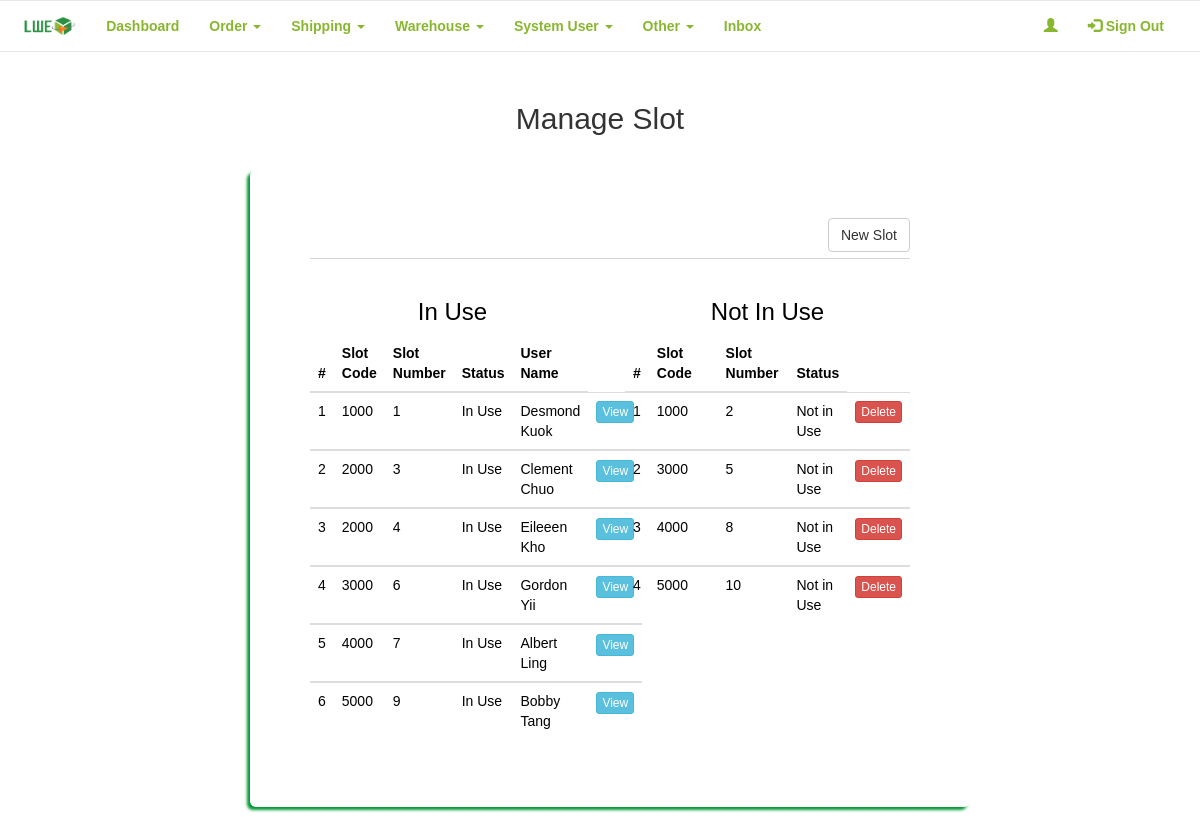
The app's page /LWE_Buy/admin/slotlist.php?fail with its own data.
### tables this page shows
CREATE TABLE IF NOT EXISTS `slot` (
  `s_id` int(11) NOT NULL,
  `slot_code` int(100) NOT NULL,
  `slot_num` int(100) NOT NULL,
  `status` varchar(10) NOT NULL,
  `user_id` int(11) DEFAULT NULL
);

CREATE TABLE IF NOT EXISTS `users` (
  `user_id` int(11) NOT NULL,
  `fname` varchar(50) NOT NULL,
  `lname` varchar(50) NOT NULL,
  `contact` varchar(15) DEFAULT NULL,
  `email` varchar(50) NOT NULL,
  `password` varchar(255) NOT NULL,
  `type` varchar(10) NOT NULL,
  `image` text NOT NULL,
  `login_status` varchar(55) NOT NULL
);

### LWE_Buy/admin/slotlist.php (the view, shortened to what this page needs)
<?php
require_once '../connection/config.php';
$counter = 0;
$counters = 0;
$query1 = "SELECT *
            FROM users us
            JOIN slot s
            ON s.user_id = us.user_id
            WHERE status= 'In Use'";
$result1 = mysqli_query($con, $query1);
$query2 = "SELECT *
            FROM slot
            WHERE status= 'Not in Use'";
$result2 = mysqli_query($con, $query2);
?>
<!DOCTYPE html>
<html data-ng-app="myApp">
    <head>
        <link rel="stylesheet" href="https://maxcdn.bootstrapcdn.com/bootstrap/3.3.7/css/bootstrap.min.css">
        <link href="../frameworks/css/style.css" rel="stylesheet"/>
    </head>
    <body>
        <div class="row">
            <?php include_once('nav.php')?>
        </div>
        <center>
            <div class="container">
                <div class="row" style="padding-top: 10px; padding-bottom: 15px;">
                    <div class="col-xs-12 col-md-12 col-lg-12">
                        <h2>Manage Slot</h2>
                    </div>
                </div>
            </div>
            <section class = "content">
                <div class="container">
                    <div class="row">
                        <div class="col-xs-12 col-md-12 col-lg-12 jumbotron">
                            <button type="button" class="btn btn-default" data-toggle="modal" data-target="#newslot" style="float: right;">New Slot</button>
                            <br/><hr/>
                            <div class="row" style="padding-top: -10px;">
                                <div class="col-xs-12 col-md-6 col-lg-6">
                                    <h3>In Use</h3>
                                    <?php
                                    if(mysqli_num_rows($result1) > 0)
                                    {
                                    ?>
                                    <table class="table thead-bordered table-hover" id="receive">
                                        <thead>
                                            <tr>
                                                <th width="5%">#</th>
                                                <th width="25%">Slot Code</th>
                                                <th width="25%">Slot Number</th>
                                                <th width="20%">Status</th>
                                                <th width="25%">User Name</th>
                                            </tr>
                                        </thead>
                                        <?php
                                            while($row = mysqli_fetch_array($result1))
                                            {
                                                $counter++;
                                                ?>
                                                <tbody>
                                                    <tr>
                                                        <td><?php echo $counter; ?></td>
                                                        <td><?php echo $row['slot_code']; ?></td>
                                                        <td><?php echo $row['slot_num']; ?></td>
                                                        <td><?php echo $row['status']; ?></td>
                                                        <td><?php echo $row['fname']; ?> <?php echo $row['lname']; ?></td>
                                                        <td><a href="slotitemview.php?s_id=<?php echo $row['s_id']; ?>&slotcode=<?php echo $row['slot_code']; ?>&slotnum=<?php echo $row['slot_num']; ?>&user_id=<?php echo $row['user_id']; ?>" class="btn btn-xs btn-info">View</a></td>
                                                    </tr>
                                                </tbody>
                                                <?php
                                            }
                                        }else{
                                            ?>
                                                <p>There is no slot in use.</p>
                                            <?php
                                        }
                                    ?>
                                    </table>
                                </div>
                                <div class="col-xs-12 col-md-6 col-lg-6">
                                    <h3>Not In Use</h3>
                                    <?php
                                    if(mysqli_num_rows($result2) > 0)
                                    {
                                    ?>
                                    <table class="table thead-bordered table-hover" id="receives">
                                        <thead>
                                            <tr>
                                                <th width="5%">#</th>
                                                <th width="25%">Slot Code</th>
                                                <th width="25%">Slot Number</th>
                                                <th width="20%">Status</th>
                                            </tr>
                                        </thead>
                                        <?php
                                            while($row = mysqli_fetch_array($result2))
                                            {
                                                $counters++;
                                                ?>
                                                <tbody>
                                                    <tr>
                                                        <td><?php echo $counters; ?></td>
                                                        <td><?php echo $row['slot_code']; ?></td>
                                                        <td><?php echo $row['slot_num']; ?></td>
                                                        <td><?php echo $row['status']; ?></td>
                                                        <td><a href="deleteslot.php?s_id=<?php echo $row['s_id']; ?>" class="btn btn-xs btn-danger">Delete</a></td>
                                                    </tr>
                                                </tbody>
                                                <?php
                                            }
                                        }else{
                                            ?>
                                                <p>There is no available slot to use.</p>
                                            <?php
                                        }
                                    ?>
                                    </table>
                                </div>
                            </div>
                        </div>
                    </div>
                </div>
            </section>
        </center>
    </body>
</html>

### LWE_Buy/frameworks/css/style.css (style rules this page uses)
body { background-image: url("../../resources/img/bg.jpg"); font-family: sans-serif; overflow-x: hidden; }
.container { width: 60%; margin: 0px auto; }
.jumbotron { margin: 10px; background: #fff; border-radius: 5px; color: #000; box-shadow: -3px 3px 3px #009933; }

### records on screen
slot: slot_code "1000", slot_num "1", status "In Use", user.fname "Desmond", user.lname "Kuok"
slot: slot_code "2000", slot_num "3", status "In Use", user.fname "Clement", user.lname "Chuo"
slot: slot_code "2000", slot_num "4", status "In Use", user.fname "Eileeen", user.lname "Kho"
slot: slot_code "3000", slot_num "6", status "In Use", user.fname "Gordon", user.lname "Yii"
slot: slot_code "4000", slot_num "7", status "In Use", user.fname "Albert", user.lname "Ling"
slot: slot_code "5000", slot_num "9", status "In Use", user.fname "Bobby", user.lname "Tang"
slot: slot_code "1000", slot_num "2", status "Not in Use"
slot: slot_code "3000", slot_num "5", status "Not in Use"
slot: slot_code "4000", slot_num "8", status "Not in Use"
slot: slot_code "5000", slot_num "10", status "Not in Use"
